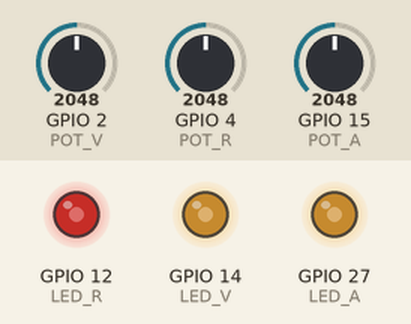
The sketch below on a simulated ESP32. Shown: output pins drawn as LEDs (lit = HIGH). Inputs (shaded band) come from the test bench; at power-on: GPIO 2 (POT_V) = 2048, GPIO 4 (POT_R) = 2048, GPIO 15 (POT_A) = 2048.

Above: at 1.2 s.
1.3 s: GPIO 2 (POT_V) set to 1228
At 1.6 s:
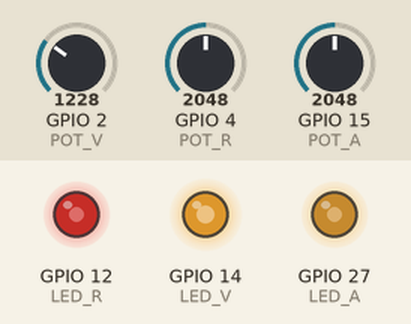
2.8 s: GPIO 4 (POT_R) set to 1228
At 4.0 s:
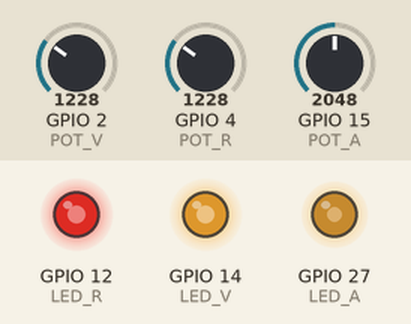
4.3 s: GPIO 15 (POT_A) set to 1228
At 5.1 s:
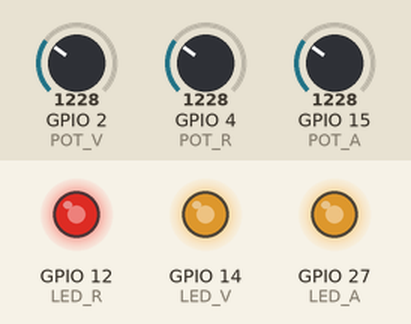
5.8 s: GPIO 2 (POT_V) set to 491
At 6.2 s:
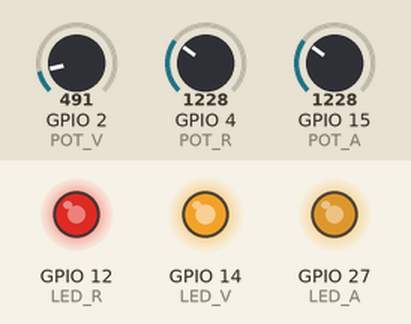
7.3 s: GPIO 4 (POT_R) set to 491
At 8.5 s:
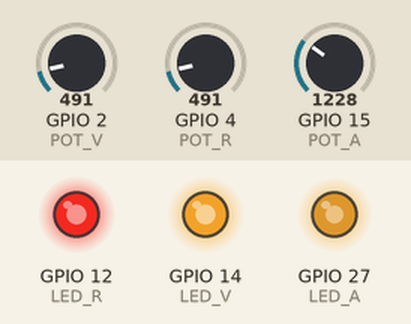
8.8 s: GPIO 15 (POT_A) set to 491
At 9.7 s:
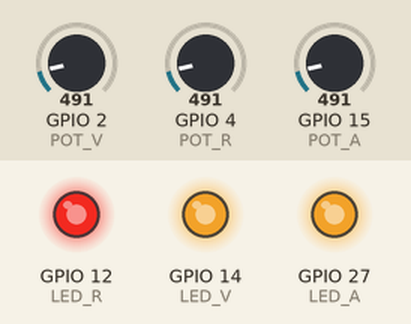
Timing chart, 0 to 11.3 s (numbered marks = the images above; inputs shaded):
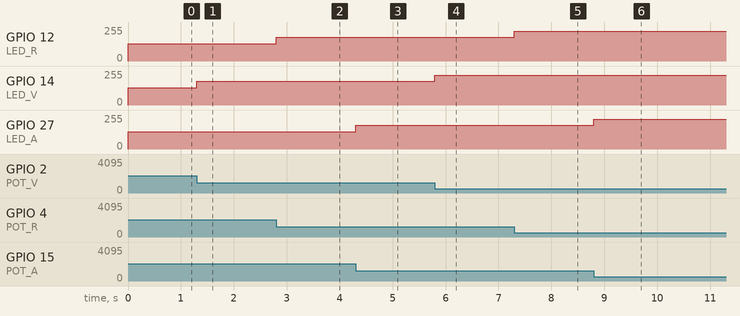

The sketch:

13_led3potenciometros.ino
```cpp
#define LED_R 12
#define LED_V 14
#define LED_A 27

#define POT_R 4
#define POT_V 2
#define POT_A 15

int led_r, led_v, led_a;
int pot_r, pot_v, pot_a;


void setup() {
  pinMode(LED_R, OUTPUT);
  pinMode(LED_V, OUTPUT);
  pinMode(LED_A, OUTPUT);

  pinMode(POT_R, INPUT);
  pinMode(POT_V, INPUT);
  pinMode(POT_A, INPUT);

}

void loop() {
  pot_r = analogRead(POT_R);
  led_r = map(pot_r, 0, 4096, 255, 0);  // convertimos el valor del potenciómetro al valor del led
  analogWrite(LED_R, led_r);

  pot_v = analogRead(POT_V);
  led_v = map(pot_v, 0, 4096, 255, 0);  // convertimos el valor del potenciómetro al valor del led
  analogWrite(LED_V, led_v);

  pot_a = analogRead(POT_A);
  led_a = map(pot_a, 0, 4096, 255, 0);  // convertimos el valor del potenciómetro al valor del led
  analogWrite(LED_A, led_a);


}
```

Measured:
- after the input at 1.3 s, GPIO 14 (LED_V): 128/255 → 179/255 at once
- after the input at 2.8 s, GPIO 12 (LED_R): 128/255 → 179/255 at once
- after the input at 4.3 s, GPIO 27 (LED_A): 128/255 → 179/255 at once
- after the input at 5.8 s, GPIO 14 (LED_V): 179/255 → 225/255 at once
- after the input at 7.3 s, GPIO 12 (LED_R): 179/255 → 225/255 at once
- after the input at 8.8 s, GPIO 27 (LED_A): 179/255 → 225/255 at once
